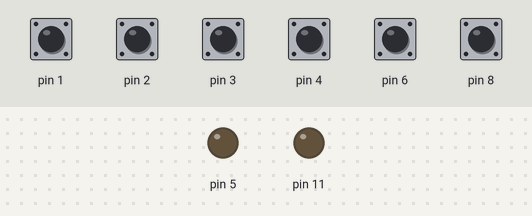
Recording of a sketch running on a simulated Arduino Uno, built for the host (arithmetic inside an expression is 32-bit, double 64-bit). On the bench: output pins drawn as LEDs (lit = HIGH). Inputs (shaded band) come from the test bench; at power-on: pin 1–4, pin 6, pin 8 HIGH.

Above: at 1.0 s.
1.1 s: pin 8 pulled LOW for 0.15 s
At 1.9 s:
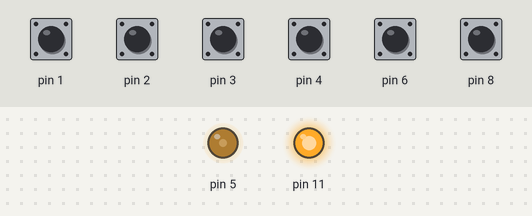
4.2 s: pin 1 pulled LOW for 0.15 s
At 4.32 s:
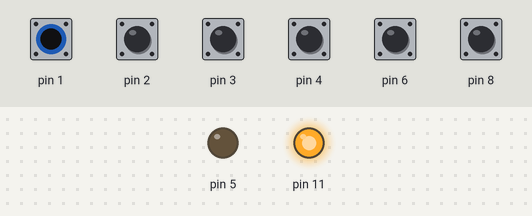
5.9 s: pin 4 pulled LOW for 0.15 s
At 7.2 s:
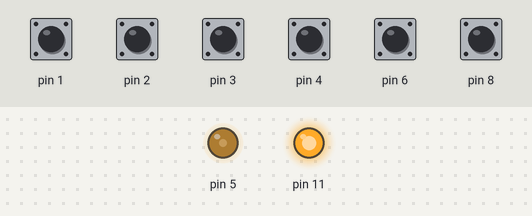
7.5 s: pin 3 pulled LOW for 0.15 s
At 8.9 s:
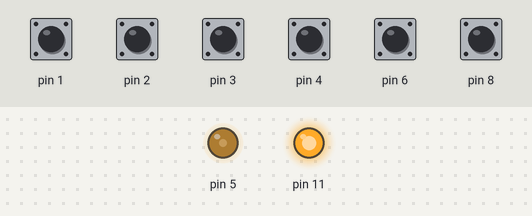
10.6 s: pin 6 pulled LOW for 0.15 s
At 10.94 s:
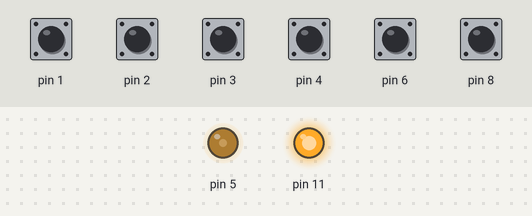
12.6 s: pin 3 pulled LOW for 1 s
At 13.4 s:
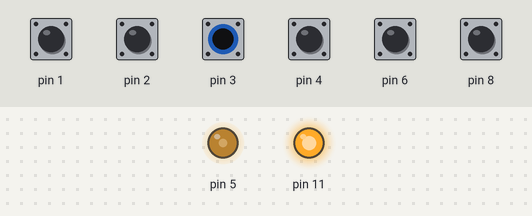
Timing chart, 0 to 17.5 s (numbered marks = the images above; inputs shaded):
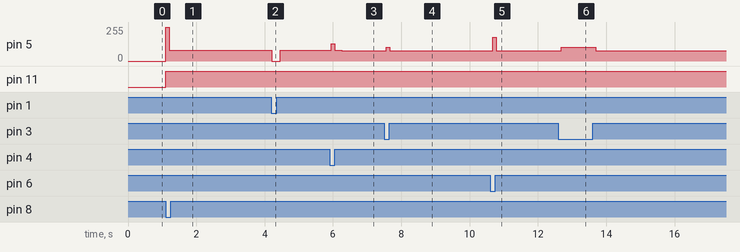

Measured:
- after the input at 1.1 s, pin 5: 0/255 → 255/255 at once, → 79/255 0.10 s later; pin 11: LOW → HIGH at once
- after the input at 4.2 s, pin 5: 79/255 → 0/255 at once, → 79/255 0.25 s later
- after the input at 5.9 s, pin 5: 79/255 → 129/255 after 0.05 s, → 79/255 0.10 s later, → 78/255 0.20 s later
- after the input at 7.5 s, pin 5: 78/255 → 103/255 after 0.06 s, → 78/255 0.10 s later
- after the input at 10.6 s, pin 5: 78/255 → 178/255 after 0.08 s, → 78/255 0.10 s later, → 77/255 0.30 s later
- after the input at 12.6 s, pin 5: 77/255 → 102/255 after 0.09 s, → 77/255 1.0 s later, → 76/255 2.3 s later

The sketch:

Linefollower_Wz.4.ino
```cpp
/*
środek dla PID to 0
ogarnij wartości do PID
init PID gotowy, teraz ogarnąć odczyt czujników i update do PID
*/

#include <AutoPID.h>

//pinout
#define PWMA PIN_PD5
#define PWMB PIN_PB3

const short sensor[9] = {PIN_PB1, PIN_PB2, PIN_PB4, PIN_PD0, PIN_PD1, PIN_PD2, PIN_PD3, PIN_PD4, PIN_PD6};
#define start PIN_PB0

//constants
double linePoint = 0;
#define PIDRange 255 //-255...255
#define speed 100

//variables
double(PIDInput);
double(PIDOutput);
short readoutL;
short readoutR;
short readout;

//PID config
const double OUTPUT_MIN = PIDRange * -1;
const double OUTPUT_MAX = PIDRange;
const double KP = 25.0;
const double KI = 0.03;
const double KD = 0.001;
const short TEMP_READ_DELAY = 100;

AutoPID myPID(&PIDInput, &linePoint, &PIDOutput, OUTPUT_MIN, OUTPUT_MAX, KP, KI, KD);

void setup() {
  for(short i = 0; i < 9; i++) {
    pinMode(sensor[i], INPUT_PULLUP);
  }
  pinMode(start, INPUT_PULLUP);

  myPID.setBangBang(8);
  myPID.setTimeStep(100);
  while(digitalRead(start)) {
    delay(100);
  }
}

void loop() {
  // magia do odczytywania czujników
  readoutL = 0;
  for(short i = 0; i > 4; i++) {
    readoutL = readoutL << i | digitalRead(sensor[i]);
  }
  readoutR = 0;
  for(short i = 0; i < 4; i++) {
    readoutR = readoutR | digitalRead(sensor[i + 5]) << i;
  }
  readout = readoutR - readoutL;
  if (digitalRead(sensor[4]) == 1) {
    PIDInput = readout / 2;
  }
  else if (readout != 0) {
    PIDInput = readout;
  }

  myPID.run();

  if(PIDOutput >= 0) {
    analogWrite(PWMA, 255 * 100 / speed);
    analogWrite(PWMB, 255 - PIDOutput * 100 / speed);
  }
  else {
    analogWrite(PWMA, 255 + PIDOutput * 100 / speed);
    analogWrite(PWMB, 255 * 100 / speed);
  }
}
```
